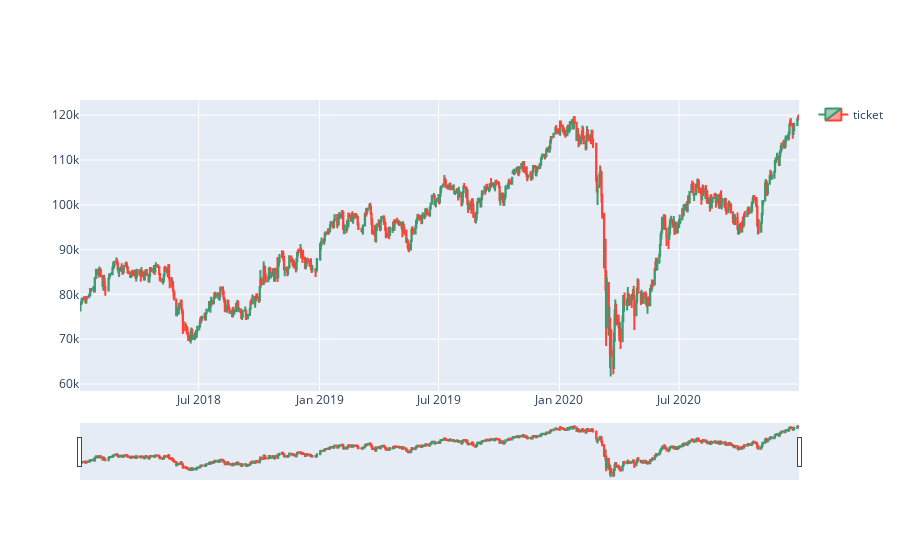

The code cell stored with this chart in its notebook:
### Code cell
plotCandleStick(df)

### Figure 1 — Plotly figure (JSON) as saved in the notebook; plotly's stock layout.template omitted (floating-point values rounded to 4 significant figures; data arrays with more than 128 entries replaced by an {"elided": "..."} marker saying what was removed)
{"data": [{"close": {"elided": "741 int values"}, "high": {"elided": "741 int values"}, "low": {"elided": "741 int values"}, "name": "ticket", "open": {"elided": "741 int values"}, "showlegend": true, "type": "candlestick", "x": {"elided": "741 str values"}}], "layout": {}}
